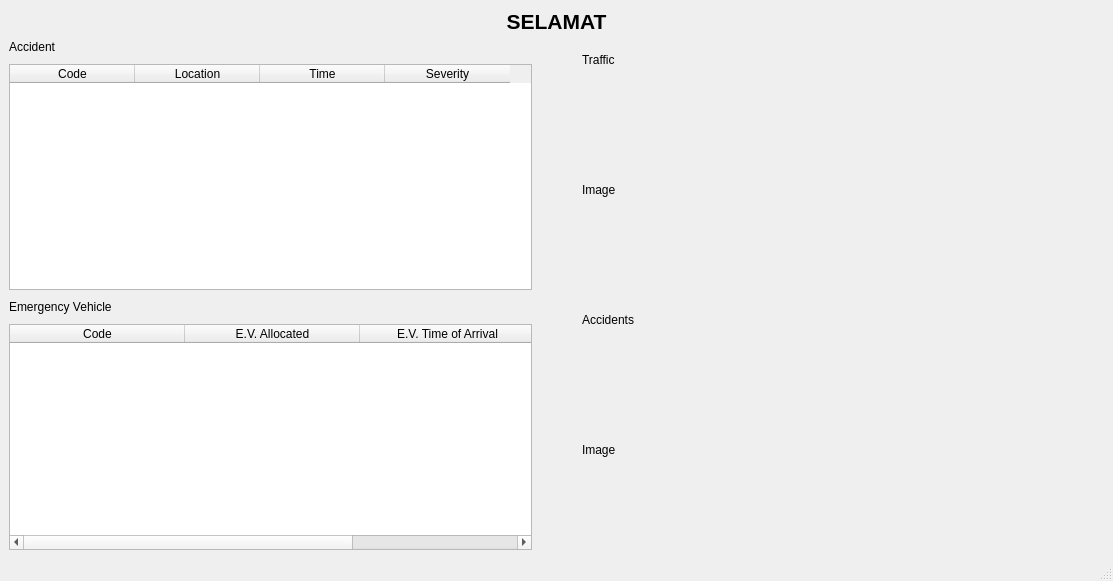
<?xml version="1.0" encoding="UTF-8"?>
<ui version="4.0">
 <class>MainWindow</class>
 <widget class="QMainWindow" name="MainWindow">
  <property name="geometry">
   <rect>
    <x>0</x>
    <y>0</y>
    <width>1113</width>
    <height>581</height>
   </rect>
  </property>
  <property name="windowTitle">
   <string>MainWindow</string>
  </property>
  <widget class="QWidget" name="centralwidget">
   <layout class="QVBoxLayout" name="verticalLayout_3">
    <item>
     <widget class="QLabel" name="SystemName">
      <property name="text">
       <string>&lt;html&gt;&lt;head/&gt;&lt;body&gt;&lt;p align=&quot;center&quot;&gt;&lt;span style=&quot; font-size:16pt; font-weight:600;&quot;&gt;SELAMAT&lt;/span&gt;&lt;/p&gt;&lt;/body&gt;&lt;/html&gt;</string>
      </property>
     </widget>
    </item>
    <item>
     <layout class="QHBoxLayout" name="horizontalLayout" stretch="1,1">
      <property name="spacing">
       <number>50</number>
      </property>
      <item>
       <layout class="QVBoxLayout" name="verticalLayout">
        <property name="spacing">
         <number>10</number>
        </property>
        <item>
         <widget class="QLabel" name="accident_title">
          <property name="text">
           <string>&lt;html&gt;&lt;head/&gt;&lt;body&gt;&lt;p&gt;&lt;span style=&quot; font-size:9pt;&quot;&gt;Accident&lt;/span&gt;&lt;/p&gt;&lt;/body&gt;&lt;/html&gt;</string>
          </property>
         </widget>
        </item>
        <item>
         <widget class="QTableWidget" name="accident_table">
          <property name="sizeAdjustPolicy">
           <enum>QAbstractScrollArea::AdjustIgnored</enum>
          </property>
          <property name="rowCount">
           <number>0</number>
          </property>
          <property name="columnCount">
           <number>4</number>
          </property>
          <attribute name="horizontalHeaderVisible">
           <bool>true</bool>
          </attribute>
          <attribute name="horizontalHeaderCascadingSectionResizes">
           <bool>false</bool>
          </attribute>
          <attribute name="horizontalHeaderDefaultSectionSize">
           <number>125</number>
          </attribute>
          <column>
           <property name="text">
            <string>Code</string>
           </property>
          </column>
          <column>
           <property name="text">
            <string>Location</string>
           </property>
          </column>
          <column>
           <property name="text">
            <string>Time</string>
           </property>
          </column>
          <column>
           <property name="text">
            <string>Severity</string>
           </property>
          </column>
         </widget>
        </item>
        <item>
         <widget class="QLabel" name="ev_title">
          <property name="text">
           <string>&lt;html&gt;&lt;head/&gt;&lt;body&gt;&lt;p&gt;&lt;span style=&quot; font-size:9pt;&quot;&gt;Emergency Vehicle&lt;/span&gt;&lt;/p&gt;&lt;/body&gt;&lt;/html&gt;</string>
          </property>
         </widget>
        </item>
        <item>
         <widget class="QTableWidget" name="ev_table">
          <property name="enabled">
           <bool>true</bool>
          </property>
          <attribute name="horizontalHeaderVisible">
           <bool>true</bool>
          </attribute>
          <attribute name="horizontalHeaderCascadingSectionResizes">
           <bool>false</bool>
          </attribute>
          <attribute name="horizontalHeaderDefaultSectionSize">
           <number>175</number>
          </attribute>
          <column>
           <property name="text">
            <string>Code</string>
           </property>
          </column>
          <column>
           <property name="text">
            <string>E.V. Allocated</string>
           </property>
          </column>
          <column>
           <property name="text">
            <string>E.V. Time of Arrival</string>
           </property>
          </column>
         </widget>
        </item>
       </layout>
      </item>
      <item>
       <layout class="QVBoxLayout" name="verticalLayout_2" stretch="1,5,1,5">
        <property name="spacing">
         <number>10</number>
        </property>
        <item>
         <widget class="QLabel" name="traffic_title">
          <property name="text">
           <string>Traffic</string>
          </property>
         </widget>
        </item>
        <item>
         <widget class="QLabel" name="traffic_img">
          <property name="text">
           <string>Image</string>
          </property>
         </widget>
        </item>
        <item>
         <widget class="QLabel" name="crash_title">
          <property name="text">
           <string>Accidents</string>
          </property>
         </widget>
        </item>
        <item>
         <widget class="QLabel" name="crash_img">
          <property name="text">
           <string>Image</string>
          </property>
         </widget>
        </item>
       </layout>
      </item>
     </layout>
    </item>
   </layout>
  </widget>
  <widget class="QStatusBar" name="statusbar"/>
 </widget>
 <resources/>
 <connections/>
</ui>
